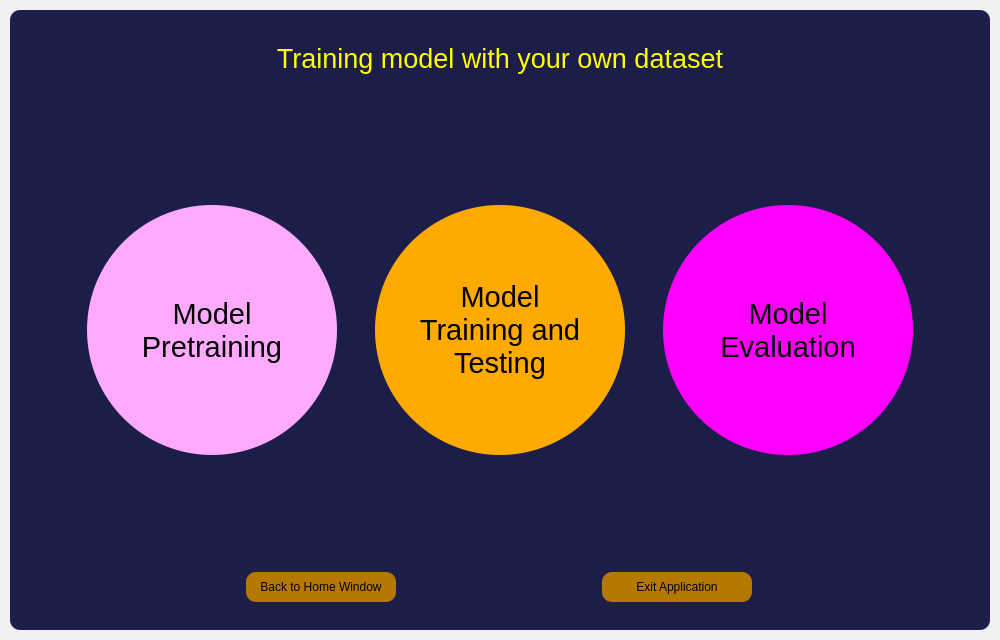
<?xml version="1.0" encoding="UTF-8"?>
<ui version="4.0">
 <class>MainWindow</class>
 <widget class="QMainWindow" name="MainWindow">
  <property name="geometry">
   <rect>
    <x>0</x>
    <y>0</y>
    <width>1000</width>
    <height>640</height>
   </rect>
  </property>
  <property name="windowTitle">
   <string>MainWindow</string>
  </property>
  <widget class="QWidget" name="centralwidget">
   <property name="styleSheet">
    <string notr="true"/>
   </property>
   <layout class="QVBoxLayout" name="dropshadow_layout_2">
    <property name="spacing">
     <number>0</number>
    </property>
    <property name="leftMargin">
     <number>10</number>
    </property>
    <property name="topMargin">
     <number>10</number>
    </property>
    <property name="rightMargin">
     <number>10</number>
    </property>
    <property name="bottomMargin">
     <number>10</number>
    </property>
    <item>
     <widget class="QFrame" name="backgrd_frame">
      <property name="styleSheet">
       <string notr="true">background-color: qlineargradient(spread:pad, x1:0, y1:0, x2:1, y2:0, stop:0 rgba(28, 29, 73, 255), stop:0.486425 rgba(28, 29, 73, 255));
border-radius: 10px;
</string>
      </property>
      <property name="frameShape">
       <enum>QFrame::NoFrame</enum>
      </property>
      <property name="frameShadow">
       <enum>QFrame::Raised</enum>
      </property>
      <layout class="QVBoxLayout" name="verticalLayout_3">
       <item>
        <widget class="QFrame" name="backgrd_frame_2">
         <property name="frameShape">
          <enum>QFrame::StyledPanel</enum>
         </property>
         <property name="frameShadow">
          <enum>QFrame::Raised</enum>
         </property>
         <layout class="QVBoxLayout" name="verticalLayout">
          <item>
           <widget class="QFrame" name="frame_title">
            <property name="minimumSize">
             <size>
              <width>0</width>
              <height>55</height>
             </size>
            </property>
            <property name="maximumSize">
             <size>
              <width>16777215</width>
              <height>60</height>
             </size>
            </property>
            <property name="frameShape">
             <enum>QFrame::StyledPanel</enum>
            </property>
            <property name="frameShadow">
             <enum>QFrame::Raised</enum>
            </property>
            <layout class="QVBoxLayout" name="verticalLayout_2">
             <item>
              <widget class="QLabel" name="label_title">
               <property name="minimumSize">
                <size>
                 <width>0</width>
                 <height>40</height>
                </size>
               </property>
               <property name="maximumSize">
                <size>
                 <width>16777215</width>
                 <height>52</height>
                </size>
               </property>
               <property name="font">
                <font>
                 <family>Microsoft Sans Serif</family>
                 <pointsize>20</pointsize>
                </font>
               </property>
               <property name="styleSheet">
                <string notr="true">color:rgb(255, 255, 0);</string>
               </property>
               <property name="text">
                <string>Training model with your own dataset</string>
               </property>
               <property name="alignment">
                <set>Qt::AlignCenter</set>
               </property>
              </widget>
             </item>
            </layout>
           </widget>
          </item>
          <item>
           <widget class="QFrame" name="frame_body">
            <property name="frameShape">
             <enum>QFrame::StyledPanel</enum>
            </property>
            <property name="frameShadow">
             <enum>QFrame::Raised</enum>
            </property>
            <layout class="QVBoxLayout" name="verticalLayout_4">
             <item>
              <widget class="QFrame" name="frame_content">
               <property name="frameShape">
                <enum>QFrame::StyledPanel</enum>
               </property>
               <property name="frameShadow">
                <enum>QFrame::Raised</enum>
               </property>
               <layout class="QVBoxLayout" name="verticalLayout_5">
                <item>
                 <widget class="QFrame" name="frame_2">
                  <property name="frameShape">
                   <enum>QFrame::StyledPanel</enum>
                  </property>
                  <property name="frameShadow">
                   <enum>QFrame::Raised</enum>
                  </property>
                  <layout class="QHBoxLayout" name="horizontalLayout_2">
                   <item>
                    <widget class="QPushButton" name="pushButton_model_pretrain">
                     <property name="minimumSize">
                      <size>
                       <width>250</width>
                       <height>250</height>
                      </size>
                     </property>
                     <property name="maximumSize">
                      <size>
                       <width>250</width>
                       <height>250</height>
                      </size>
                     </property>
                     <property name="font">
                      <font>
                       <pointsize>22</pointsize>
                      </font>
                     </property>
                     <property name="styleSheet">
                      <string notr="true">QPushButton{ 
	border:5px sold rgb(60,231,195);
	background-color: rgb(255, 170, 255);
	border-radius:125px;
}
 
QPushButton:hover{
	background-color: rgba(255, 170, 255,150);
	border:5px sold rgb(255, 255, 0);
} </string>
                     </property>
                     <property name="text">
                      <string>Model
Pretraining</string>
                     </property>
                    </widget>
                   </item>
                   <item>
                    <widget class="QPushButton" name="pushButton_model_train">
                     <property name="minimumSize">
                      <size>
                       <width>250</width>
                       <height>250</height>
                      </size>
                     </property>
                     <property name="maximumSize">
                      <size>
                       <width>250</width>
                       <height>250</height>
                      </size>
                     </property>
                     <property name="font">
                      <font>
                       <pointsize>22</pointsize>
                      </font>
                     </property>
                     <property name="styleSheet">
                      <string notr="true">QPushButton{ 
	border:5px sold rgb(60,231,195);
	background-color: rgb(255, 170, 0);
	border-radius:125px;

}
 
QPushButton:hover{
	
	
	background-color: rgba(255, 170, 0, 175);
	border:5px sold rgb(105, 95, 148);
} </string>
                     </property>
                     <property name="text">
                      <string>Model
Training and 
Testing</string>
                     </property>
                    </widget>
                   </item>
                   <item>
                    <widget class="QPushButton" name="pushButton_model_eval">
                     <property name="minimumSize">
                      <size>
                       <width>250</width>
                       <height>250</height>
                      </size>
                     </property>
                     <property name="maximumSize">
                      <size>
                       <width>250</width>
                       <height>250</height>
                      </size>
                     </property>
                     <property name="font">
                      <font>
                       <pointsize>22</pointsize>
                      </font>
                     </property>
                     <property name="styleSheet">
                      <string notr="true">QPushButton{ 
	border:5px sold rgb(60,231,195);
	background-color:rgb(255, 0, 255);
	border-radius:125px;
}
QPushButton:hover{
	background-color: rgba(255, 0, 255, 150);
	border:5px sold rgb(105, 95, 148);
} 
 
</string>
                     </property>
                     <property name="text">
                      <string>Model
Evaluation</string>
                     </property>
                    </widget>
                   </item>
                  </layout>
                 </widget>
                </item>
               </layout>
              </widget>
             </item>
             <item>
              <widget class="QFrame" name="frame_exit_back">
               <property name="minimumSize">
                <size>
                 <width>0</width>
                 <height>40</height>
                </size>
               </property>
               <property name="maximumSize">
                <size>
                 <width>16777215</width>
                 <height>40</height>
                </size>
               </property>
               <property name="frameShape">
                <enum>QFrame::StyledPanel</enum>
               </property>
               <property name="frameShadow">
                <enum>QFrame::Raised</enum>
               </property>
               <layout class="QHBoxLayout" name="horizontalLayout">
                <item>
                 <widget class="QPushButton" name="pushButton_back">
                  <property name="minimumSize">
                   <size>
                    <width>150</width>
                    <height>30</height>
                   </size>
                  </property>
                  <property name="maximumSize">
                   <size>
                    <width>150</width>
                    <height>30</height>
                   </size>
                  </property>
                  <property name="styleSheet">
                   <string notr="true">QPushButton{ 
	border:5px sold rgb(60,231,195);
	background-color: rgb(182, 121, 0);
}
 
QPushButton:hover{
	background-color: rgba(182, 121, 0,150);
	border:5px sold rgb(105, 95, 148);
} 
</string>
                  </property>
                  <property name="text">
                   <string>Back to Home Window</string>
                  </property>
                 </widget>
                </item>
                <item>
                 <widget class="QPushButton" name="pushButton_exit">
                  <property name="minimumSize">
                   <size>
                    <width>150</width>
                    <height>30</height>
                   </size>
                  </property>
                  <property name="maximumSize">
                   <size>
                    <width>150</width>
                    <height>30</height>
                   </size>
                  </property>
                  <property name="styleSheet">
                   <string notr="true">QPushButton{ 
	border:5px sold rgb(60,231,195);
	background-color: rgb(182, 121, 0);
}
 
QPushButton:hover{
	background-color: rgba(182, 121, 0,150);
	border:5px sold rgb(105, 95, 148);
} 
</string>
                  </property>
                  <property name="text">
                   <string>Exit Application</string>
                  </property>
                 </widget>
                </item>
               </layout>
              </widget>
             </item>
            </layout>
           </widget>
          </item>
         </layout>
        </widget>
       </item>
      </layout>
     </widget>
    </item>
   </layout>
  </widget>
 </widget>
 <resources/>
 <connections/>
</ui>
